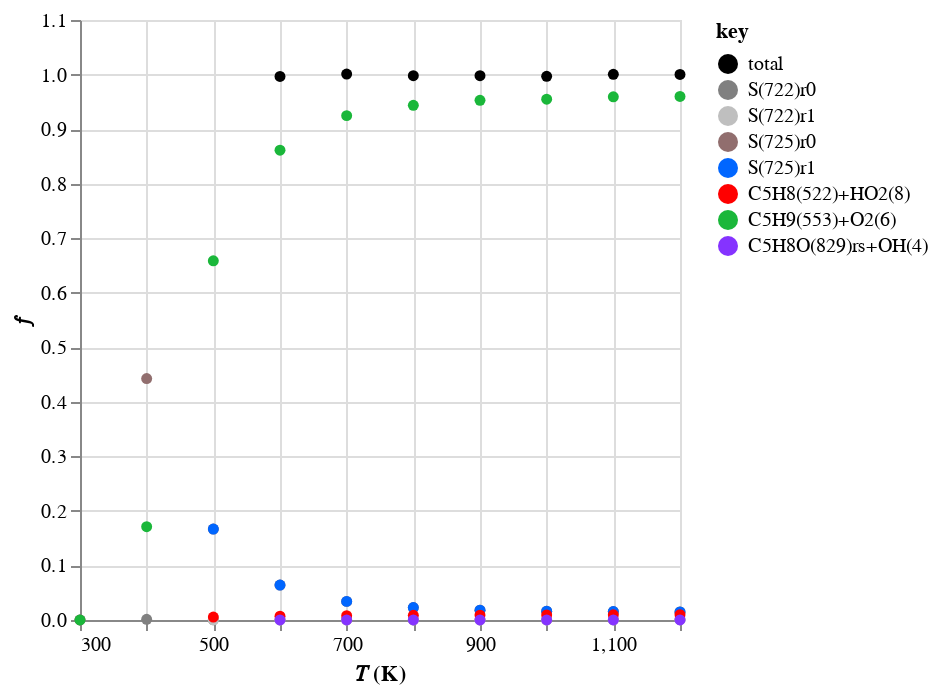
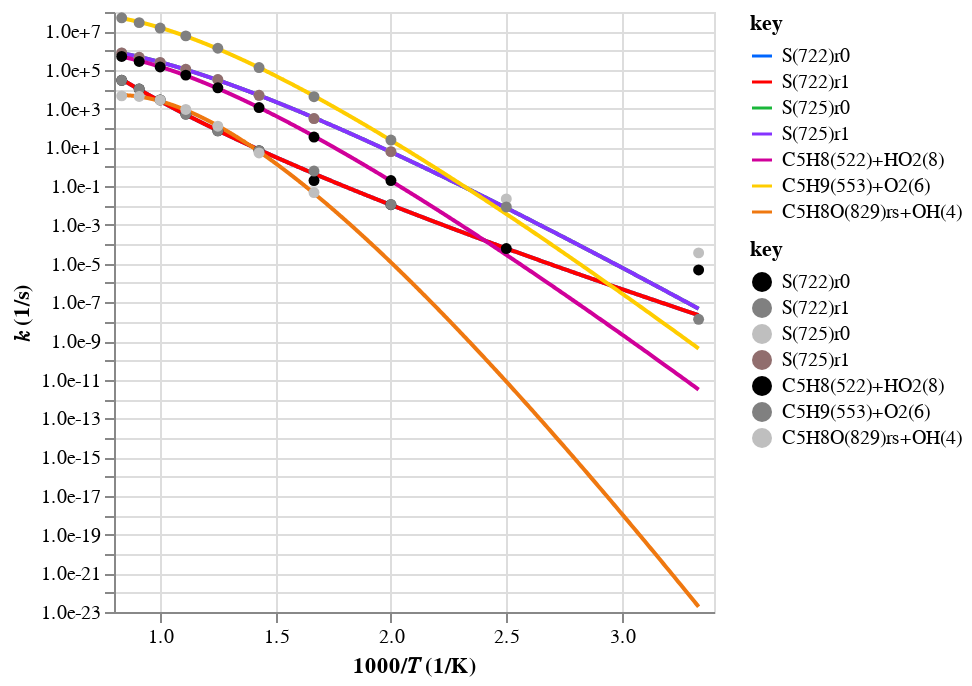
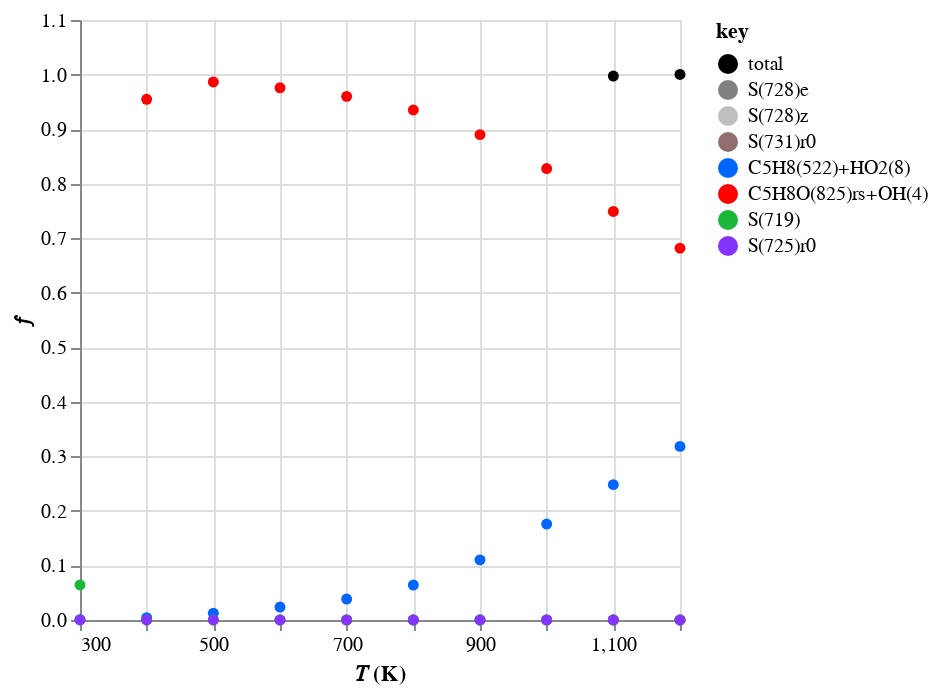
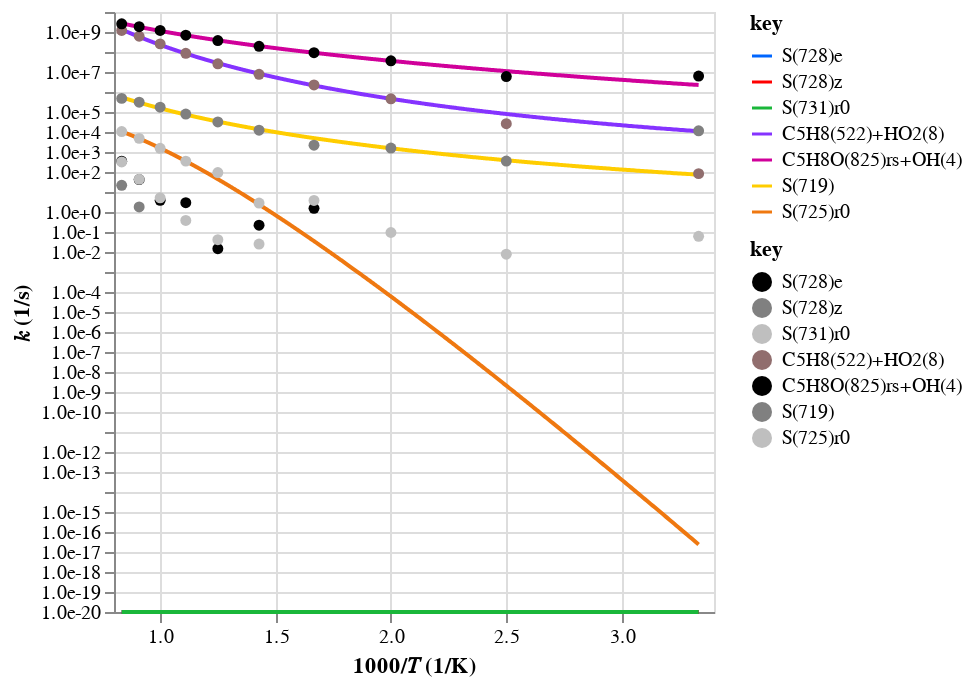

Source (notebook cell) for these figures, in order:
### Code cell
from pathlib import Path

import automech as am
import polars as pl
from project_utilities import p_

T_range = (300, 1200)
open_browser = False
tag = "Z_mess_v0"
root_path = Path("..")

stoich = "C5H7"
reactants_list = [["C5H7(500)"], ["C5H7(504)"]]
stoich = "C5H7O2"
reactants_list = [["S(602)"], ["S(1206)r0"], ["S(1210)r0"], ["S(1209)r0"]]
# stoich = "C5H9"
# reactants_list = [["C5H9(553)"]]
# stoich = "C5H9O"
# reactants_list = [["C5H8(522)", "OH(4)"], ["C5H9O(852)r0"]]
stoich = "C5H9O2"
reactants_list = [["S(719)"], ["S(722)r0"], ["S(725)r0"], ["C5H8(522)", "HO2(8)"]]
# stoich = "C5H11O"
# reactants_list = [["CPT(563)", "OH(4)"]]
# stoich = "C5H11O2"
# reactants_list = [["CPT(563)", "HO2(8)"]]

calc_mech_json = p_.calculated_pes_mechanism(
    tag, stoich, "json", path=p_.data(root_path)
)
calc_mech = am.io.read(calc_mech_json)

if open_browser:
    disp_mech = calc_mech.model_copy(deep=True)
    disp_mech.reactions = disp_mech.reactions.filter(~pl.col("well_skipping"))
    am.display(disp_mech)

am.display_branching_fractions(
    calc_mech, T_range=T_range, P=1., reactants_list=reactants_list
)

### Figure 1 — Vega-Lite specification as saved in the notebook (floating-point values rounded to 4 significant figures)
{"config": {"view": {"continuousWidth": 300, "continuousHeight": 300}}, "data": {"name": "data-2c9df79cf4ee8fae66e5e2359bf187dd"}, "mark": {"type": "point", "filled": true, "opacity": 1}, "encoding": {"color": {"field": "key", "scale": {"domain": ["total", "S(722)r0", "S(722)r1", "S(725)r0", "S(725)r1", "C5H8(522)+HO2(8)", "C5H9(553)+O2(6)", "C5H8O(829)rs+OH(4)"], "range": ["#000000", "#808080ff", "#bfbfbfff", "#916e6e", "#0066ff", "#ff0000", "#1ab73a", "#8533ff"]}, "type": "nominal"}, "x": {"field": "x", "scale": {"zero": false}, "title": "𝑇 (K)", "type": "quantitative"}, "y": {"field": "value", "title": "𝑓", "type": "quantitative"}}, "transform": [{"fold": ["total", "S(722)r0", "S(722)r1", "S(725)r0", "S(725)r1", "C5H8(522)+HO2(8)", "C5H9(553)+O2(6)", "C5H8O(829)rs+OH(4)"]}], "$schema": "https://vega.github.io/schema/vega-lite/v5.20.1.json", "datasets": {"data-2c9df79cf4ee8fae66e5e2359bf187dd": [{"x": 300.0, "total": null, "S(722)r0": 3.515e-06, "S(722)r1": null, "S(725)r0": 2.672e-05, "S(725)r1": null, "C5H8(522)+HO2(8)": null, "C5H9(553)+O2(6)": 9.851e-09, "C5H8O(829)rs+OH(4)": null}, {"x": 400.0, "total": null, "S(722)r0": 0.001203, "S(722)r1": null, "S(725)r0": 0.4427, "S(725)r1": null, "C5H8(522)+HO2(8)": null, "C5H9(553)+O2(6)": 0.171, "C5H8O(829)rs+OH(4)": null}, {"x": 500.0, "total": null, "S(722)r0": 0.0003033, "S(722)r1": 0.000306, "S(725)r0": 0.1667, "S(725)r1": 0.1667, "C5H8(522)+HO2(8)": 0.005328, "C5H9(553)+O2(6)": 0.6585, "C5H8O(829)rs+OH(4)": null}, {"x": 600.0, "total": 0.9966, "S(722)r0": 4e-05, "S(722)r1": 0.0001235, "S(725)r0": 0.06408, "S(725)r1": 0.06408, "C5H8(522)+HO2(8)": 0.007041, "C5H9(553)+O2(6)": 0.8612, "C5H8O(829)rs+OH(4)": 9.531e-06}, {"x": 700.0, "total": 1.001, "S(722)r0": 4.726e-05, "S(722)r1": 4.692e-05, "S(725)r0": 0.03411, "S(725)r1": 0.03411, "C5H8(522)+HO2(8)": 0.007877, "C5H9(553)+O2(6)": 0.9247, "C5H8O(829)rs+OH(4)": 3.575e-05}, {"x": 800.0, "total": 0.9979, "S(722)r0": 5.099e-05, "S(722)r1": 5.077e-05, "S(725)r0": 0.02275, "S(725)r1": 0.02275, "C5H8(522)+HO2(8)": 0.008521, "C5H9(553)+O2(6)": 0.9437, "C5H8O(829)rs+OH(4)": 8.873e-05}, {"x": 900.0, "total": 0.9978, "S(722)r0": 8.744e-05, "S(722)r1": 8.744e-05, "S(725)r0": 0.01794, "S(725)r1": 0.01794, "C5H8(522)+HO2(8)": 0.00894, "C5H9(553)+O2(6)": 0.9527, "C5H8O(829)rs+OH(4)": 0.0001509}, {"x": 1000.0, "total": 0.9968, "S(722)r0": 0.0001839, "S(722)r1": 0.0001839, "S(725)r0": 0.01606, "S(725)r1": 0.01606, "C5H8(522)+HO2(8)": 0.00929, "C5H9(553)+O2(6)": 0.9548, "C5H8O(829)rs+OH(4)": 0.0001794}, {"x": 1100.0, "total": 1.0, "S(722)r0": 0.0003537, "S(722)r1": 0.0003537, "S(725)r0": 0.01544, "S(725)r1": 0.01544, "C5H8(522)+HO2(8)": 0.009524, "C5H9(553)+O2(6)": 0.9592, "C5H8O(829)rs+OH(4)": 0.0001466}, {"x": 1200.0, "total": 1.0, "S(722)r0": 0.000563, "S(722)r1": 0.000563, "S(725)r0": 0.01469, "S(725)r1": 0.01469, "C5H8(522)+HO2(8)": 0.009676, "C5H9(553)+O2(6)": 0.9599, "C5H8O(829)rs+OH(4)": 8.874e-05}]}}

### Figure 2 — Vega-Lite specification as saved in the notebook (floating-point values rounded to 4 significant figures; data arrays with more than 128 entries replaced by an {"elided": "..."} marker saying what was removed)
{"config": {"view": {"continuousWidth": 300, "continuousHeight": 300}}, "layer": [{"data": {"name": "data-5dbfcc39e0eb2cb919ae67c10c94e4f8"}, "mark": {"type": "line"}, "encoding": {"color": {"field": "key", "scale": {"domain": ["S(722)r0", "S(722)r1", "S(725)r0", "S(725)r1", "C5H8(522)+HO2(8)", "C5H9(553)+O2(6)", "C5H8O(829)rs+OH(4)"], "range": ["#0066ff", "#ff0000", "#1ab73a", "#8533ff", "#d0009a", "#ffcd00", "#ef7810"]}, "type": "nominal"}, "x": {"field": "x", "scale": {"zero": false}, "title": "1000/𝑇 (1/K)", "type": "quantitative"}, "y": {"axis": {"format": ".1e", "values": [1e-23, 1e-22, 1e-21, 1e-20, 1e-19, 1e-18, 1e-17, 1e-16, 1e-15, 1e-14, 1e-13, 1e-12, 1e-11, 1e-10, 1e-09, 1e-08, 1e-07, 1e-06, 1e-05, 0.0001, 0.001, 0.01, 0.1, 1, 10, 100, 1000, 10000, 100000, 1000000, 10000000, 100000000, 1000000000]}, "field": "value", "scale": {"type": "log"}, "title": "𝑘 (1/s)", "type": "quantitative"}}, "transform": [{"fold": ["S(722)r0", "S(722)r1", "S(725)r0", "S(725)r1", "C5H8(522)+HO2(8)", "C5H9(553)+O2(6)", "C5H8O(829)rs+OH(4)"]}]}, {"data": {"name": "data-7fe770e822cdf4713deae235b4d1532e"}, "mark": {"type": "point", "filled": true, "opacity": 1}, "encoding": {"color": {"field": "key", "scale": {"domain": ["S(722)r0", "S(722)r1", "S(725)r0", "S(725)r1", "C5H8(522)+HO2(8)", "C5H9(553)+O2(6)", "C5H8O(829)rs+OH(4)"], "range": ["#000000", "#808080ff", "#bfbfbfff", "#916e6e", "#000000", "#808080ff", "#bfbfbfff"]}, "type": "nominal"}, "x": {"field": "x", "scale": {"zero": false}, "title": "1000/𝑇 (1/K)", "type": "quantitative"}, "y": {"axis": {"format": ".1e", "values": [1e-08, 1e-07, 1e-06, 1e-05, 0.0001, 0.001, 0.01, 0.1, 1, 10, 100, 1000, 10000, 100000, 1000000, 10000000, 100000000, 1000000000]}, "field": "value", "scale": {"type": "log"}, "title": "𝑘 (1/s)", "type": "quantitative"}}, "transform": [{"fold": ["S(722)r0", "S(722)r1", "S(725)r0", "S(725)r1", "C5H8(522)+HO2(8)", "C5H9(553)+O2(6)", "C5H8O(829)rs+OH(4)"]}]}], "resolve": {"scale": {"color": "independent"}}, "$schema": "https://vega.github.io/schema/vega-lite/v5.20.1.json", "datasets": {"data-5dbfcc39e0eb2cb919ae67c10c94e4f8": {"elided": "1000 records"}, "data-7fe770e822cdf4713deae235b4d1532e": [{"x": 3.333, "S(722)r0": 4.71e-06, "S(722)r1": null, "S(725)r0": 3.58e-05, "S(725)r1": null, "C5H8(522)+HO2(8)": null, "C5H9(553)+O2(6)": 1.32e-08, "C5H8O(829)rs+OH(4)": null}, {"x": 2.5, "S(722)r0": 5.98e-05, "S(722)r1": null, "S(725)r0": 0.022, "S(725)r1": null, "C5H8(522)+HO2(8)": null, "C5H9(553)+O2(6)": 0.0085, "C5H8O(829)rs+OH(4)": null}, {"x": 2.0, "S(722)r0": 0.0111, "S(722)r1": 0.0112, "S(725)r0": 6.1, "S(725)r1": 6.1, "C5H8(522)+HO2(8)": 0.195, "C5H9(553)+O2(6)": 24.1, "C5H8O(829)rs+OH(4)": null}, {"x": 1.667, "S(722)r0": 0.196, "S(722)r1": 0.605, "S(725)r0": 314.0, "S(725)r1": 314.0, "C5H8(522)+HO2(8)": 34.5, "C5H9(553)+O2(6)": 4220.0, "C5H8O(829)rs+OH(4)": 0.0467}, {"x": 1.429, "S(722)r0": 6.9, "S(722)r1": 6.85, "S(725)r0": 4980.0, "S(725)r1": 4980.0, "C5H8(522)+HO2(8)": 1150.0, "C5H9(553)+O2(6)": 135000.0, "C5H8O(829)rs+OH(4)": 5.22}, {"x": 1.25, "S(722)r0": 72.4, "S(722)r1": 72.1, "S(725)r0": 32300.0, "S(725)r1": 32300.0, "C5H8(522)+HO2(8)": 12100.0, "C5H9(553)+O2(6)": 1340000.0, "C5H8O(829)rs+OH(4)": 126.0}, {"x": 1.111, "S(722)r0": 536.0, "S(722)r1": 536.0, "S(725)r0": 110000.0, "S(725)r1": 110000.0, "C5H8(522)+HO2(8)": 54800.0, "C5H9(553)+O2(6)": 5840000.0, "C5H8O(829)rs+OH(4)": 925.0}, {"x": 1.0, "S(722)r0": 2850.0, "S(722)r1": 2850.0, "S(725)r0": 249000.0, "S(725)r1": 249000.0, "C5H8(522)+HO2(8)": 144000.0, "C5H9(553)+O2(6)": 14800000.0, "C5H8O(829)rs+OH(4)": 2780.0}, {"x": 0.9091, "S(722)r0": 10400.0, "S(722)r1": 10400.0, "S(725)r0": 454000.0, "S(725)r1": 454000.0, "C5H8(522)+HO2(8)": 280000.0, "C5H9(553)+O2(6)": 28200000.0, "C5H8O(829)rs+OH(4)": 4310.0}, {"x": 0.8333, "S(722)r0": 29500.0, "S(722)r1": 29500.0, "S(725)r0": 770000.0, "S(725)r1": 770000.0, "C5H8(522)+HO2(8)": 507000.0, "C5H9(553)+O2(6)": 50300000.0, "C5H8O(829)rs+OH(4)": 4650.0}]}}

### Figure 3 — Vega-Lite specification as saved in the notebook (floating-point values rounded to 4 significant figures)
{"config": {"view": {"continuousWidth": 300, "continuousHeight": 300}}, "data": {"name": "data-2046c827b0fd1a864964b0d87a043c4f"}, "mark": {"type": "point", "filled": true, "opacity": 1}, "encoding": {"color": {"field": "key", "scale": {"domain": ["total", "S(728)e", "S(728)z", "S(731)r0", "C5H8(522)+HO2(8)", "C5H8O(825)rs+OH(4)", "S(719)", "S(725)r0"], "range": ["#000000", "#808080ff", "#bfbfbfff", "#916e6e", "#0066ff", "#ff0000", "#1ab73a", "#8533ff"]}, "type": "nominal"}, "x": {"field": "x", "scale": {"zero": false}, "title": "𝑇 (K)", "type": "quantitative"}, "y": {"field": "value", "title": "𝑓", "type": "quantitative"}}, "transform": [{"fold": ["total", "S(728)e", "S(728)z", "S(731)r0", "C5H8(522)+HO2(8)", "C5H8O(825)rs+OH(4)", "S(719)", "S(725)r0"]}], "$schema": "https://vega.github.io/schema/vega-lite/v5.20.1.json", "datasets": {"data-2046c827b0fd1a864964b0d87a043c4f": [{"x": 300.0, "total": null, "S(728)e": null, "S(728)z": null, "S(731)r0": null, "C5H8(522)+HO2(8)": 0.0004626, "C5H8O(825)rs+OH(4)": null, "S(719)": 0.06425, "S(725)r0": 3.385e-07}, {"x": 400.0, "total": null, "S(728)e": null, "S(728)z": null, "S(731)r0": null, "C5H8(522)+HO2(8)": 0.004214, "C5H8O(825)rs+OH(4)": 0.9546, "S(719)": 5.689e-05, "S(725)r0": 1.261e-09}, {"x": 500.0, "total": null, "S(728)e": null, "S(728)z": null, "S(731)r0": null, "C5H8(522)+HO2(8)": 0.01242, "C5H8O(825)rs+OH(4)": 0.9864, "S(719)": 4.293e-05, "S(725)r0": 2.565e-09}, {"x": 600.0, "total": null, "S(728)e": 1.602e-08, "S(728)z": null, "S(731)r0": null, "C5H8(522)+HO2(8)": 0.02371, "C5H8O(825)rs+OH(4)": 0.9758, "S(719)": 2.318e-05, "S(725)r0": 3.973e-08}, {"x": 700.0, "total": null, "S(728)e": 1.1e-09, "S(728)z": null, "S(731)r0": 1.25e-10, "C5H8(522)+HO2(8)": 0.03835, "C5H8O(825)rs+OH(4)": 0.96, "S(719)": 6.15e-05, "S(725)r0": 1.4e-08}, {"x": 800.0, "total": null, "S(728)e": 3.675e-11, "S(728)z": null, "S(731)r0": 1.035e-10, "C5H8(522)+HO2(8)": 0.064, "C5H8O(825)rs+OH(4)": 0.935, "S(719)": 7.975e-05, "S(725)r0": 2.358e-07}, {"x": 900.0, "total": null, "S(728)e": 3.726e-09, "S(728)z": null, "S(731)r0": 4.866e-10, "C5H8(522)+HO2(8)": 0.1102, "C5H8O(825)rs+OH(4)": 0.8899, "S(719)": 0.0001013, "S(725)r0": 4.481e-07}, {"x": 1000.0, "total": null, "S(728)e": 2.641e-09, "S(728)z": null, "S(731)r0": 3.545e-09, "C5H8(522)+HO2(8)": 0.1759, "C5H8O(825)rs+OH(4)": 0.8276, "S(719)": 0.00012, "S(725)r0": 1.055e-06}, {"x": 1100.0, "total": 0.9973, "S(728)e": 1.696e-08, "S(728)z": 7.206e-10, "S(731)r0": 1.741e-08, "C5H8(522)+HO2(8)": 0.2482, "C5H8O(825)rs+OH(4)": 0.749, "S(719)": 0.0001255, "S(725)r0": 1.947e-06}, {"x": 1200.0, "total": 1.0, "S(728)e": 9.178e-08, "S(728)z": 5.729e-09, "S(731)r0": 8.408e-08, "C5H8(522)+HO2(8)": 0.3183, "C5H8O(825)rs+OH(4)": 0.6817, "S(719)": 0.0001273, "S(725)r0": 2.785e-06}]}}

### Figure 4 — Vega-Lite specification as saved in the notebook (floating-point values rounded to 4 significant figures; data arrays with more than 128 entries replaced by an {"elided": "..."} marker saying what was removed)
{"config": {"view": {"continuousWidth": 300, "continuousHeight": 300}}, "layer": [{"data": {"name": "data-8140081dc9d93a294c3e1cb4e71599bb"}, "mark": {"type": "line"}, "encoding": {"color": {"field": "key", "scale": {"domain": ["S(728)e", "S(728)z", "S(731)r0", "C5H8(522)+HO2(8)", "C5H8O(825)rs+OH(4)", "S(719)", "S(725)r0"], "range": ["#0066ff", "#ff0000", "#1ab73a", "#8533ff", "#d0009a", "#ffcd00", "#ef7810"]}, "type": "nominal"}, "x": {"field": "x", "scale": {"zero": false}, "title": "1000/𝑇 (1/K)", "type": "quantitative"}, "y": {"axis": {"format": ".1e", "values": [1e-20, 1e-19, 1e-18, 1e-17, 1e-16, 1e-15, 1e-14, 1e-13, 1e-12, 1e-11, 1e-10, 1e-09, 1e-08, 1e-07, 1e-06, 1e-05, 0.0001, 0.001, 0.01, 0.1, 1, 10, 100, 1000, 10000, 100000, 1000000, 10000000, 100000000, 1000000000, 10000000000]}, "field": "value", "scale": {"type": "log"}, "title": "𝑘 (1/s)", "type": "quantitative"}}, "transform": [{"fold": ["S(728)e", "S(728)z", "S(731)r0", "C5H8(522)+HO2(8)", "C5H8O(825)rs+OH(4)", "S(719)", "S(725)r0"]}]}, {"data": {"name": "data-37efe176d0757cd190795c3e4e794599"}, "mark": {"type": "point", "filled": true, "opacity": 1}, "encoding": {"color": {"field": "key", "scale": {"domain": ["S(728)e", "S(728)z", "S(731)r0", "C5H8(522)+HO2(8)", "C5H8O(825)rs+OH(4)", "S(719)", "S(725)r0"], "range": ["#000000", "#808080ff", "#bfbfbfff", "#916e6e", "#000000", "#808080ff", "#bfbfbfff"]}, "type": "nominal"}, "x": {"field": "x", "scale": {"zero": false}, "title": "1000/𝑇 (1/K)", "type": "quantitative"}, "y": {"axis": {"format": ".1e", "values": [0.01, 0.1, 1, 10, 100, 1000, 10000, 100000, 1000000, 10000000, 100000000, 1000000000, 10000000000]}, "field": "value", "scale": {"type": "log"}, "title": "𝑘 (1/s)", "type": "quantitative"}}, "transform": [{"fold": ["S(728)e", "S(728)z", "S(731)r0", "C5H8(522)+HO2(8)", "C5H8O(825)rs+OH(4)", "S(719)", "S(725)r0"]}]}], "resolve": {"scale": {"color": "independent"}}, "$schema": "https://vega.github.io/schema/vega-lite/v5.20.1.json", "datasets": {"data-8140081dc9d93a294c3e1cb4e71599bb": {"elided": "1000 records"}, "data-37efe176d0757cd190795c3e4e794599": [{"x": 3.333, "S(728)e": null, "S(728)z": null, "S(731)r0": null, "C5H8(522)+HO2(8)": 82.8, "C5H8O(825)rs+OH(4)": 6280000.0, "S(719)": 11500.0, "S(725)r0": 0.0606}, {"x": 2.5, "S(728)e": null, "S(728)z": null, "S(731)r0": null, "C5H8(522)+HO2(8)": 26000.0, "C5H8O(825)rs+OH(4)": 5890000.0, "S(719)": 351.0, "S(725)r0": 0.00778}, {"x": 2.0, "S(728)e": null, "S(728)z": null, "S(731)r0": null, "C5H8(522)+HO2(8)": 457000.0, "C5H8O(825)rs+OH(4)": 36300000.0, "S(719)": 1580.0, "S(725)r0": 0.0944}, {"x": 1.667, "S(728)e": 1.52, "S(728)z": null, "S(731)r0": null, "C5H8(522)+HO2(8)": 2250000.0, "C5H8O(825)rs+OH(4)": 92600000.0, "S(719)": 2200.0, "S(725)r0": 3.77}, {"x": 1.429, "S(728)e": 0.22, "S(728)z": null, "S(731)r0": 0.025, "C5H8(522)+HO2(8)": 7670000.0, "C5H8O(825)rs+OH(4)": 192000000.0, "S(719)": 12300.0, "S(725)r0": 2.8}, {"x": 1.25, "S(728)e": 0.0147, "S(728)z": null, "S(731)r0": 0.0414, "C5H8(522)+HO2(8)": 25600000.0, "C5H8O(825)rs+OH(4)": 374000000.0, "S(719)": 31900.0, "S(725)r0": 94.3}, {"x": 1.111, "S(728)e": 2.91, "S(728)z": null, "S(731)r0": 0.38, "C5H8(522)+HO2(8)": 86100000.0, "C5H8O(825)rs+OH(4)": 695000000.0, "S(719)": 79100.0, "S(725)r0": 350.0}, {"x": 1.0, "S(728)e": 3.83, "S(728)z": null, "S(731)r0": 5.14, "C5H8(522)+HO2(8)": 255000000.0, "C5H8O(825)rs+OH(4)": 1200000000.0, "S(719)": 174000.0, "S(725)r0": 1530.0}, {"x": 0.9091, "S(728)e": 41.9, "S(728)z": 1.78, "S(731)r0": 43.0, "C5H8(522)+HO2(8)": 613000000.0, "C5H8O(825)rs+OH(4)": 1850000000.0, "S(719)": 310000.0, "S(725)r0": 4810.0}, {"x": 0.8333, "S(728)e": 346.0, "S(728)z": 21.6, "S(731)r0": 317.0, "C5H8(522)+HO2(8)": 1200000000.0, "C5H8O(825)rs+OH(4)": 2570000000.0, "S(719)": 480000.0, "S(725)r0": 10500.0}]}}
